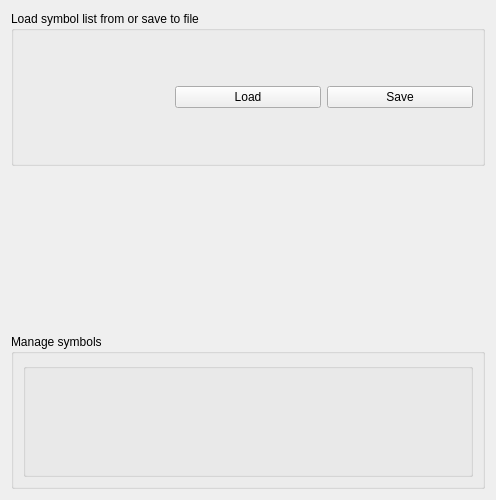
<?xml version="1.0" encoding="UTF-8"?>
<ui version="4.0">
 <class>QSConfig</class>
 <widget class="QWidget" name="QSConfig">
  <property name="geometry">
   <rect>
    <x>0</x>
    <y>0</y>
    <width>496</width>
    <height>500</height>
   </rect>
  </property>
  <property name="windowTitle">
   <string>Form</string>
  </property>
  <layout class="QVBoxLayout" name="verticalLayout_3">
   <item>
    <widget class="QGroupBox" name="fromFileGroupBox">
     <property name="title">
      <string>Load symbol list from or save to file</string>
     </property>
     <layout class="QVBoxLayout" name="verticalLayout">
      <item>
       <layout class="QHBoxLayout" name="horizontalLayout">
        <item>
         <widget class="KUrlRequester" name="ieCodesRequester"/>
        </item>
        <item>
         <widget class="QPushButton" name="loadButton">
          <property name="text">
           <string>Load</string>
          </property>
         </widget>
        </item>
        <item>
         <widget class="QPushButton" name="saveButton">
          <property name="text">
           <string>Save</string>
          </property>
         </widget>
        </item>
       </layout>
      </item>
     </layout>
    </widget>
   </item>
   <item>
    <widget class="KSeparator" name="kseparator_2"/>
   </item>
   <item>
    <widget class="QGroupBox" name="manageSymbolsGroupBox">
     <property name="title">
      <string>Manage symbols</string>
     </property>
     <layout class="QVBoxLayout" name="verticalLayout_4">
      <item>
       <widget class="KEditListBox" name="quoteCodeList">
        <property name="sizePolicy">
         <sizepolicy hsizetype="MinimumExpanding" vsizetype="Preferred">
          <horstretch>0</horstretch>
          <verstretch>0</verstretch>
         </sizepolicy>
        </property>
       </widget>
      </item>
     </layout>
    </widget>
   </item>
  </layout>
 </widget>
 <customwidgets>
  <customwidget>
   <class>KUrlRequester</class>
   <extends>QFrame</extends>
   <header>kurlrequester.h</header>
   <container>1</container>
  </customwidget>
  <customwidget>
   <class>KEditListBox</class>
   <extends>QGroupBox</extends>
   <header>keditlistbox.h</header>
   <container>1</container>
  </customwidget>
  <customwidget>
   <class>KSeparator</class>
   <extends>QFrame</extends>
   <header>kseparator.h</header>
   <container>1</container>
  </customwidget>
 </customwidgets>
 <resources/>
 <connections/>
</ui>
